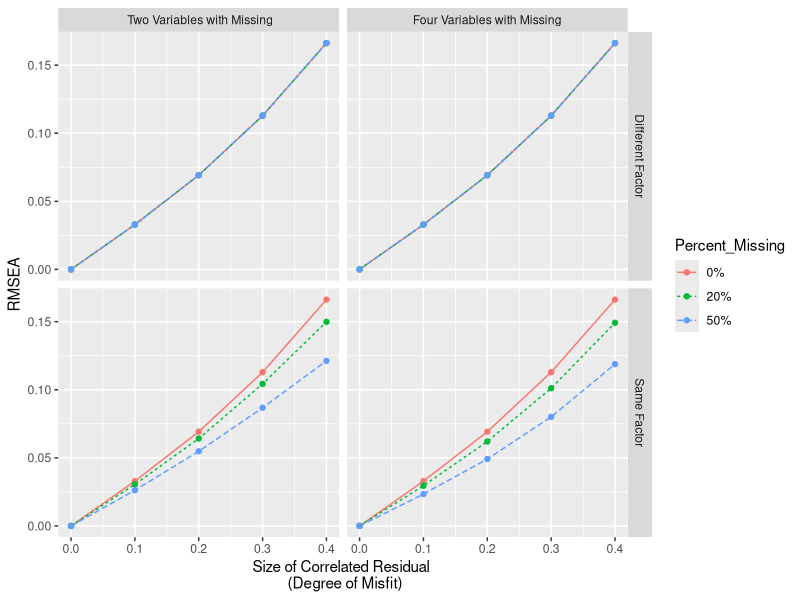
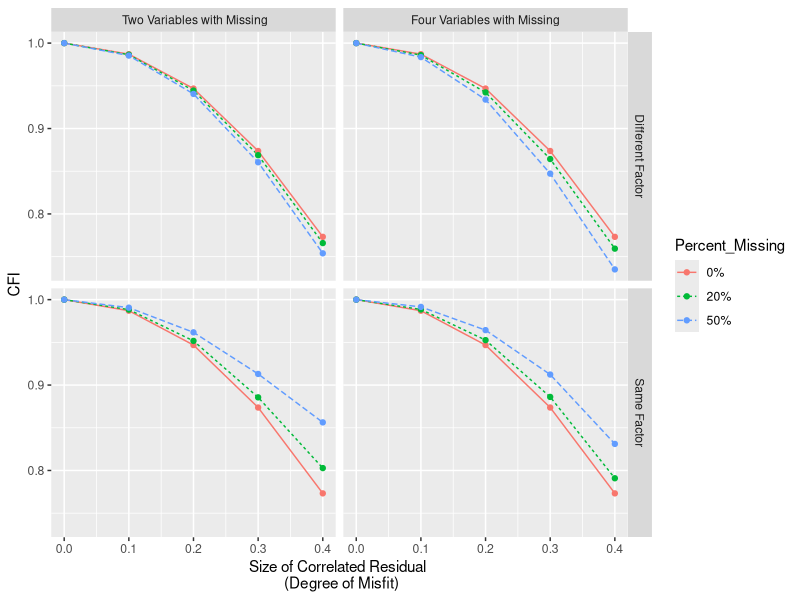
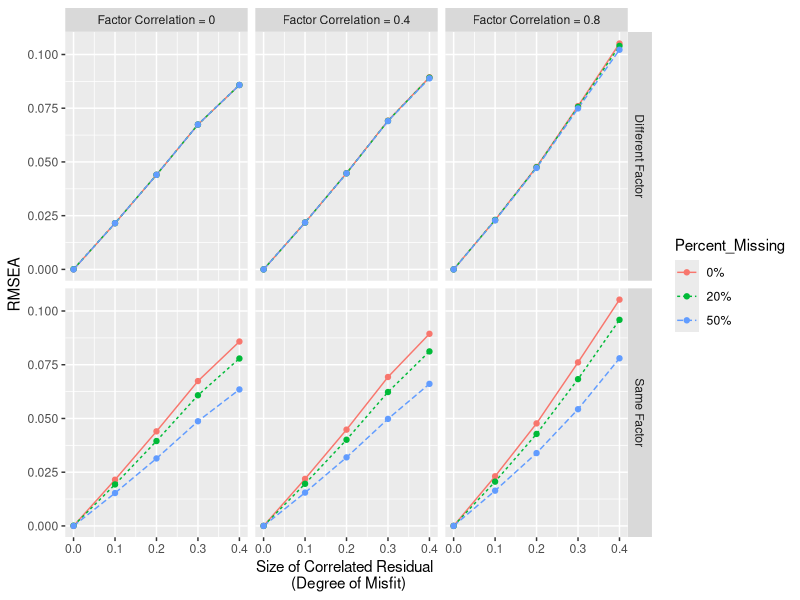
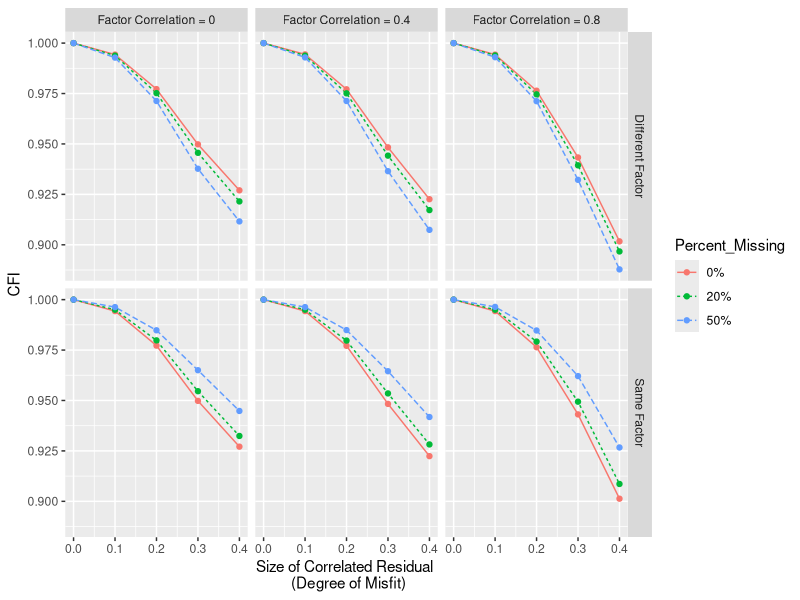
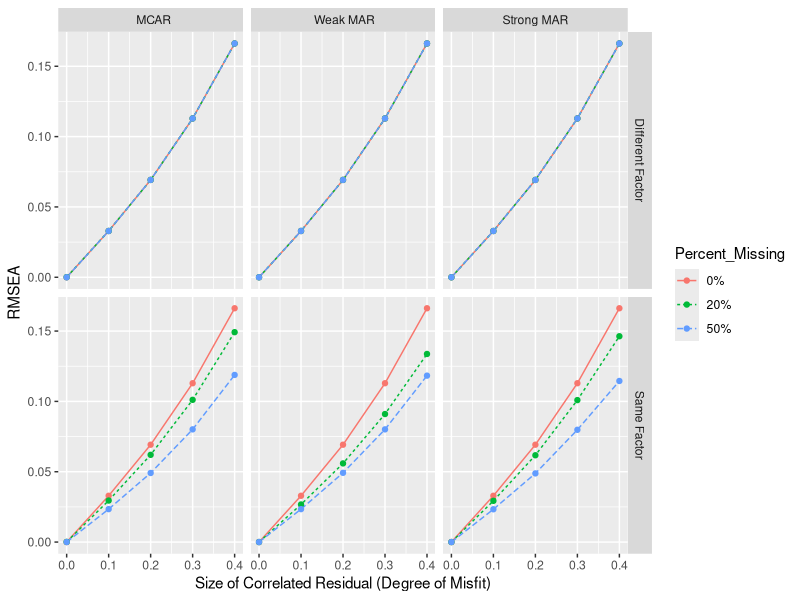
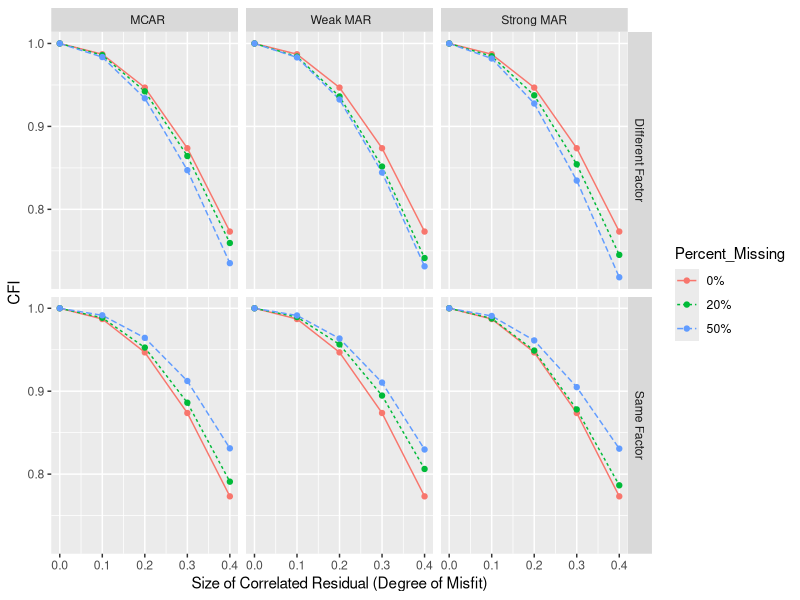
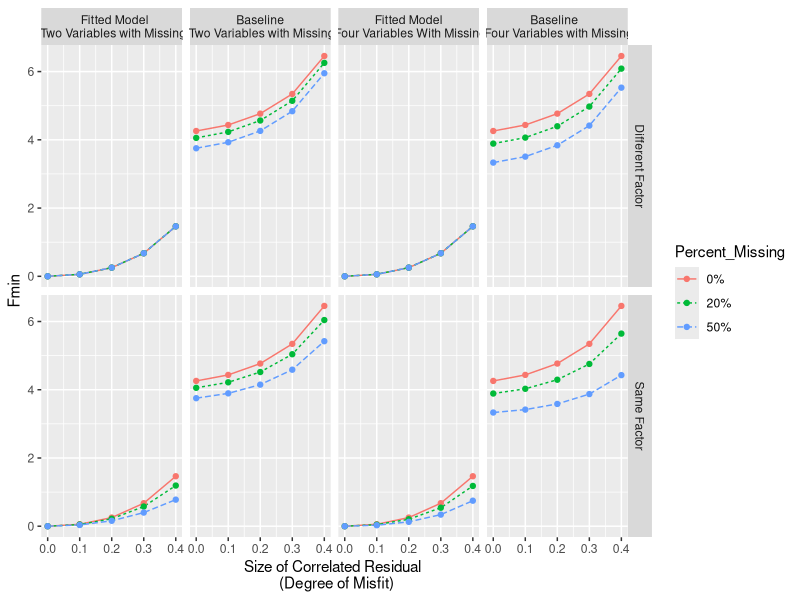

The R script that drew these images, in order:
library(dplyr)
library(ggplot2)
library(reshape2)

data <- read.csv("data_study1.csv")
data
str(data)

### Location of misfit vs Number of variables with missing. (i.e., Figure 1)
data1 <- filter(data,Number_Of_CR=="Two Correlated Residuals"& Missing_Mechanism=="  MCAR" & FC=="Factor Correlation = 0" )
data1


ggplot(data1, aes(x=Size_Of_CR, y=RMSEA)) + geom_line(aes(linetype=Percent_Missing, color=Percent_Missing)) + 
  geom_point(aes(color=Percent_Missing))+facet_grid(Location_Of_Misfit~Number_of_Missing_Variables) +
  xlab("Size of Correlated Residual \n (Degree of Misfit)")

ggplot(data1, aes(x=Size_Of_CR, y=CFI)) + geom_line(aes(linetype=Percent_Missing, color=Percent_Missing)) + 
  geom_point(aes(color=Percent_Missing))+facet_grid(Location_Of_Misfit~Number_of_Missing_Variables) +
  xlab("Size of Correlated Residual \n (Degree of Misfit)")


#Location of Misfit and Factor Correlation #i.e., Figure 3

data2 <- filter(data,Number_Of_CR=="One Correlated Residual"& Missing_Mechanism=="  MCAR" &Number_of_Missing_Variables=="Four Variables with Missing")
data2

ggplot(data2, aes(x=Size_Of_CR , y=RMSEA)) + geom_line(aes(linetype=Percent_Missing, color=Percent_Missing)) + 
  geom_point(aes(color=Percent_Missing))+facet_grid(Location_Of_Misfit~FC)+xlab("Size of Correlated Residual \n (Degree of Misfit)")


ggplot(data2, aes(x=Size_Of_CR , y=CFI)) + geom_line(aes(linetype=Percent_Missing, color=Percent_Missing)) + 
  geom_point(aes(color=Percent_Missing))+facet_grid(Location_Of_Misfit~FC)+xlab("Size of Correlated Residual \n (Degree of Misfit)")





### Location of Misfit vs Missing Mechanism 
data3 <- filter(data,Number_Of_CR=="Two Correlated Residuals" & FC=="Factor Correlation = 0"&Number_of_Missing_Variables=="Four Variables with Missing")
data3

ggplot(data3, aes(x=Size_Of_CR, y=RMSEA)) + geom_line(aes(linetype=Percent_Missing, color=Percent_Missing)) + 
  geom_point(aes(color=Percent_Missing))+facet_grid(Location_Of_Misfit~Missing_Mechanism) +xlab("Size of Correlated Residual (Degree of Misfit)")



ggplot(data3, aes(x=Size_Of_CR, y=CFI)) + geom_line(aes(linetype=Percent_Missing, color=Percent_Missing)) + 
  geom_point(aes(color=Percent_Missing))+facet_grid(Location_Of_Misfit~Missing_Mechanism) +xlab("Size of Correlated Residual (Degree of Misfit)")





####Fmin and Fmin_B

data4 <- data %>% filter(Number_Of_CR=="Two Correlated Residuals"& Missing_Mechanism=="  MCAR" & 
                           FC=="Factor Correlation = 0" &  Number_of_Missing_Variables==" Two Variables with Missing")
data4s <- melt(data4, measure.var=1:2)
data4s
tail(data4s, 100)


data4s$ModelHB <- rep(c("   Fitted Model \n (Two Variables with Missing)", 
                      "  Baseline  \n (Two Variables with Missing)"), each=nrow(data4s)/2)

data5 <- filter(data,Number_Of_CR=="Two Correlated Residuals"& Missing_Mechanism=="  MCAR" & FC=="Factor Correlation = 0" & 
                  Number_of_Missing_Variables=="Four Variables with Missing")
data5s <- melt(data5, measure.var=1:2)
data5s
tail(data5s, 100)
data5s$ModelHB <- rep(c(" Fitted Model \n (Four Variables With Missing)", 
                       "Baseline  \n (Four Variables with Missing)"), each=nrow(data5s)/2)

data6 <- rbind(data4s, data5s)
data6$Fmin <- data6$value

ggplot(data6, aes(x=Size_Of_CR, y=Fmin)) + geom_line(aes(linetype=Percent_Missing, color=Percent_Missing)) + 
  geom_point(aes(color=Percent_Missing))+facet_grid(Location_Of_Misfit~ModelHB)+xlab("Size of Correlated Residual \n (Degree of Misfit)")
